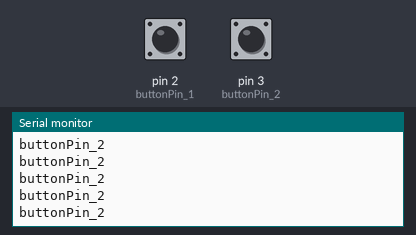
This sketch was run on a simulated Arduino Uno, built with avr-gcc and run on an emulated ATmega328P. On the bench: the last lines printed to the serial monitor. Inputs (shaded band) come from the test bench; at power-on: pin 3 (buttonPin_2) LOW, pin 2 (buttonPin_1) HIGH.

Above: at 1.2 s.
1.3 s: pin 3 (buttonPin_2) pulled HIGH for 0.15 s
2.9 s: pin 3 (buttonPin_2) pulled HIGH for 1 s
At 3.8 s:
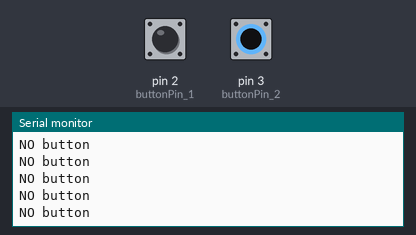
6.9 s: pin 3 (buttonPin_2) pulled HIGH for 3.2 s
13.1 s: pin 2 (buttonPin_1) pulled LOW for 0.15 s
14.7 s: pin 3 (buttonPin_2) driven HIGH
17.7 s: pin 2 (buttonPin_1) pulled LOW for 1 s
At 18.4 s:
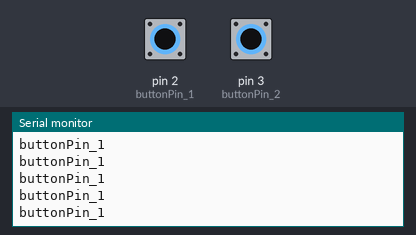

The sketch:

test_boutton.ino
```cpp
const int buttonPin_1 = 2;
const int buttonPin_2 = 3;

void setup() {

  pinMode(buttonPin_1, INPUT);
  pinMode(buttonPin_2, INPUT);
  Serial.begin(9600);
}

void loop() {

  if (digitalRead(buttonPin_1) == LOW) {
    Serial.println("buttonPin_1");
    }
  else if (digitalRead(buttonPin_2) == LOW){
    Serial.println("buttonPin_2");
      }
  else{Serial.println("NO button");}
}
```

Measured:
- after the input at 17.7 s, the serial monitor: prints a new line after 0.07 s (image 2)
